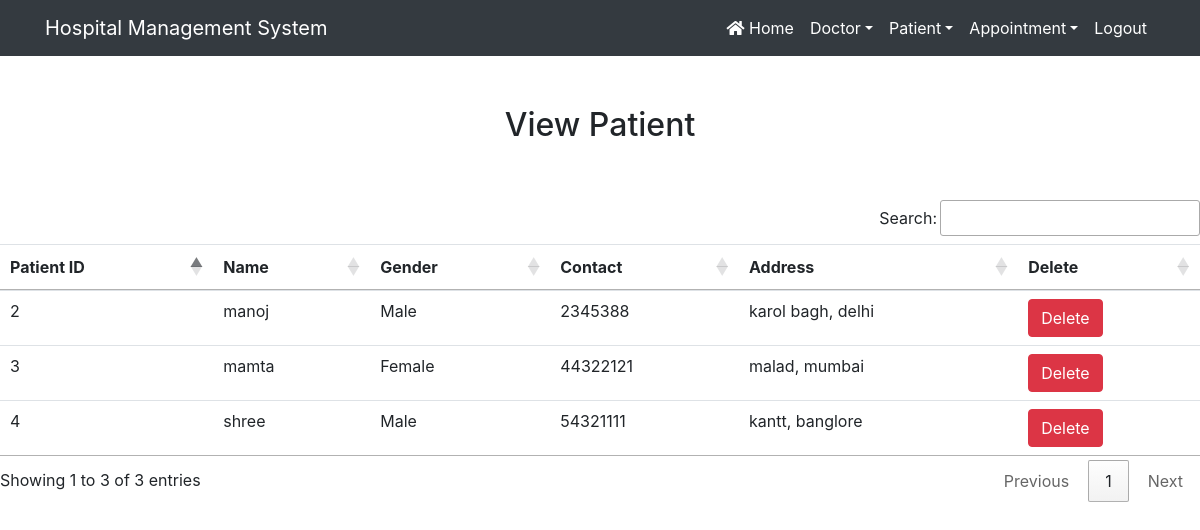
Page /view_patient/ (signed in) on the committed database.
### hospital/models.py (models this page shows, shortened)
class Patient(models.Model):
    name = models.CharField(max_length=20)
    gender = models.CharField(max_length=10)
    mobile = models.IntegerField(null=True)
    address = models.CharField(max_length=150)

### hospital/views.py (the view)
# urls.py: path('view_patient/', View_Patient, name='view_patient'),
def View_Patient(request):
    if not request.user.is_staff:
        return redirect('login')
    pat = Patient.objects.all()
    context = {
        'pat':pat
    }
    return render(request, 'hospital/view_patient.html', context)

### hospital/templates/hospital/view_patient.html
{% extends 'hospital/navigation.html' %}
{% block content %}
<div class="container" style="margin-top:50px">
    <h2 class="text-center">View Patient</h2>
    <br><br>
</div>
<table class="table teble-hover" id="example">
    <thead>
        <tr>
            <th>Patient ID</th>
            <th>Name</th>
            <th>Gender</th>
            <th>Contact</th>
            <th>Address</th>
            <th>Delete</th>
        </tr>
    </thead>
    <tbody>
    {% for i in pat %}
        <tr>
            <td>{{ i.id }}</td>
            <td>{{ i.name }}</td>
            <td>{{ i.gender }}</td>
            <td>{{ i.mobile }}</td>
            <td>{{ i.address }}</td>
            <td><a href="{% url 'delete_patient' i.id %}" onclick="return confirm('Are you Really want to Delete?')" class="btn btn-danger">Delete</a></td>
        </tr>
    {% endfor %}
    </tbody>
</table>
{% endblock %}

### rows in the picture
Patient: id "2", name "manoj", gender "Male", mobile "2345388", address "karol bagh, delhi"
Patient: id "3", name "mamta", gender "Female", mobile "44322121", address "malad, mumbai"
Patient: id "4", name "shree", gender "Male", mobile "54321111", address "kantt, banglore"
